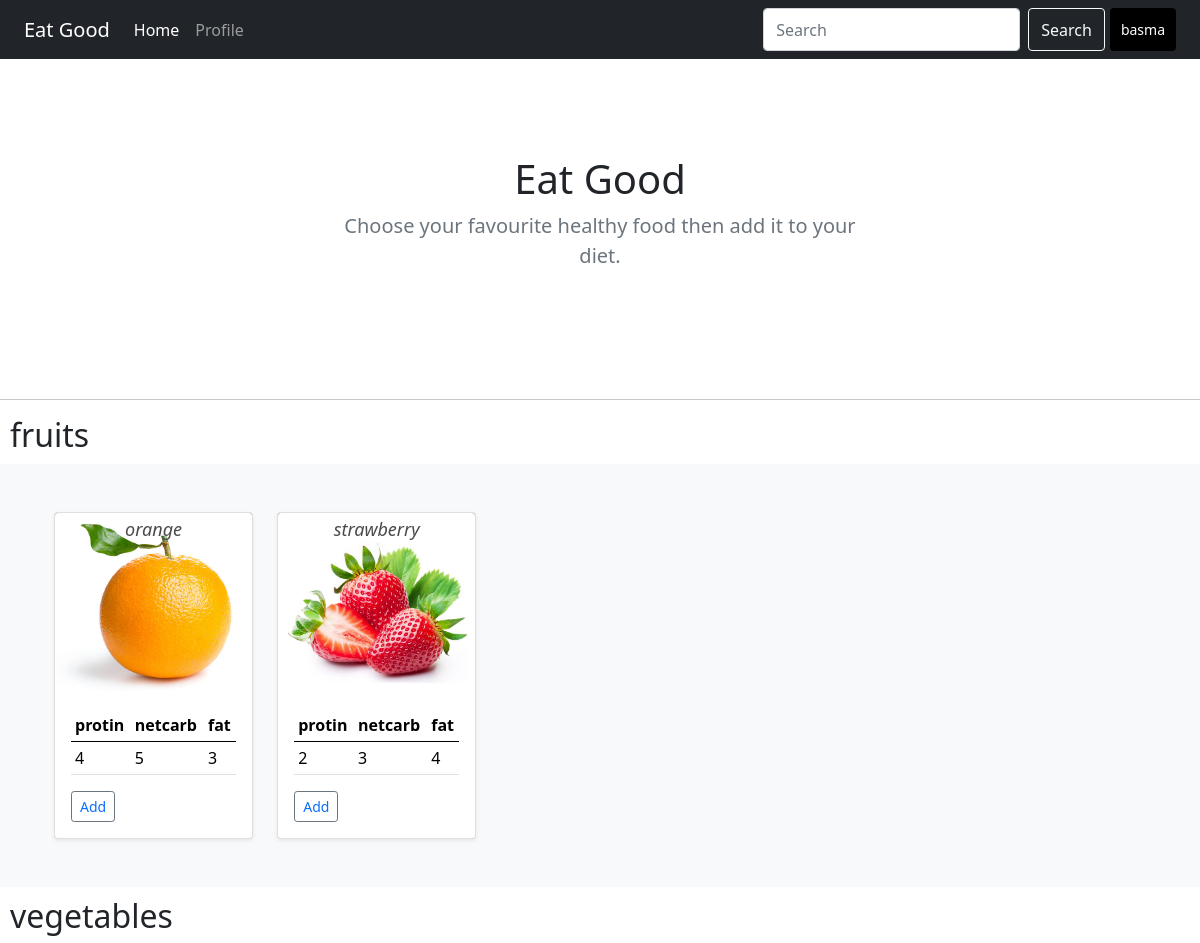
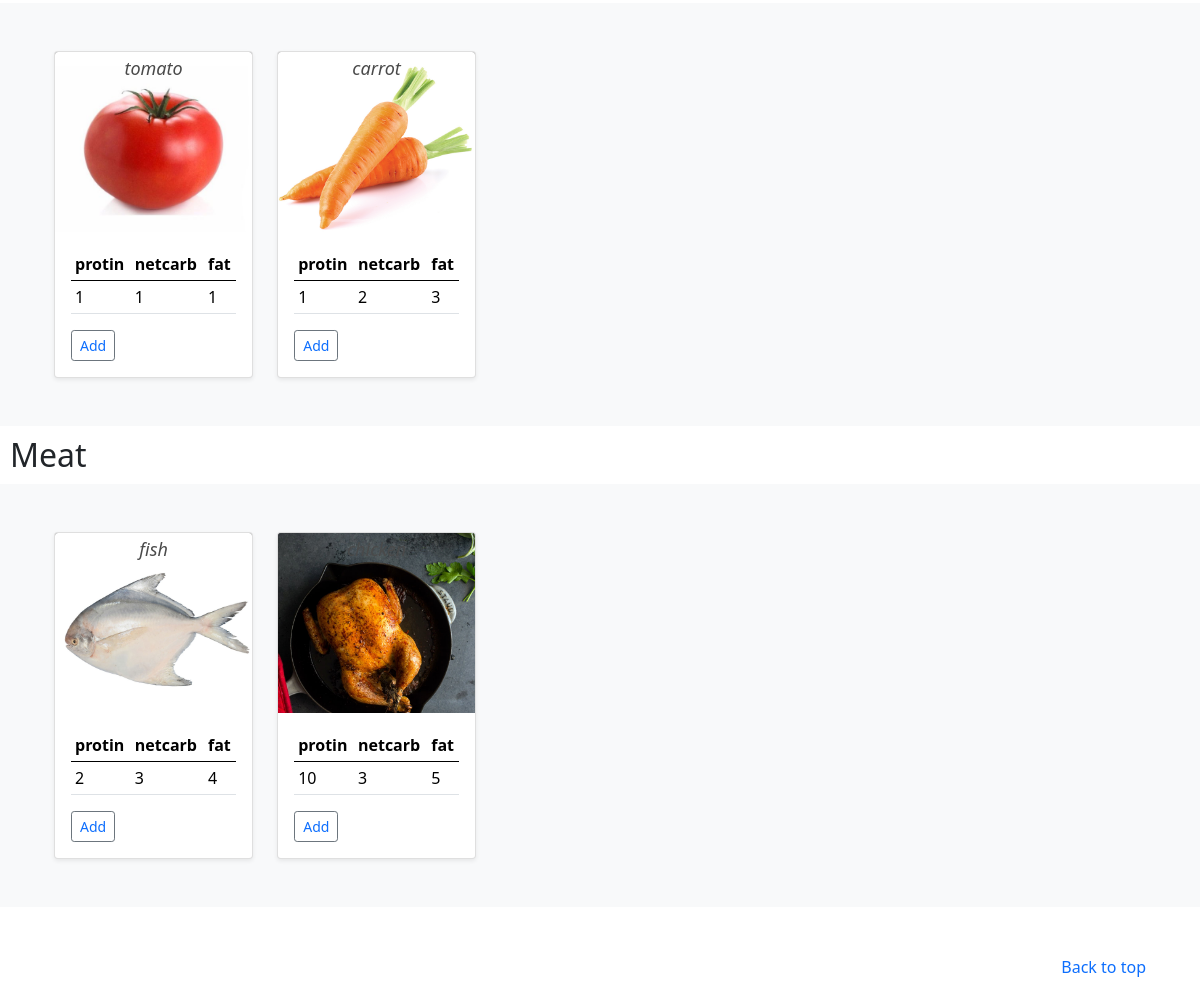
The page /home.php (signed in) on the database its author committed (2 pictures, top to bottom).
### tables this page shows
CREATE TABLE IF NOT EXISTS `food` (
  `id` int(11) NOT NULL AUTO_INCREMENT,
  `name` char(150) NOT NULL,
  `protein` int(11) NOT NULL,
  `netcarb` int(11) NOT NULL,
  `fat` int(11) NOT NULL,
  `image` varchar(150) NOT NULL,
  `cat_id` int(11) NOT NULL,
  PRIMARY KEY (`id`),
  KEY `cat_id` (`cat_id`)
);

### home.php (the view, shortened to what this page needs)
<?php
    include 'connection.php';
    $query = "SELECT * from food where cat_id=1";
    $op =  mysqli_query($con,$query);
    $query2 = "SELECT * from food where cat_id=2";
    $op2 =  mysqli_query($con,$query2);
    $query3 = "SELECT * from food where cat_id=3";
    $op3 =  mysqli_query($con,$query3);
?>
<!doctype html>
<html lang="en">
    <head>
        <?php  include 'header.php'?>
    </head>
    <body>
    <header>
        <?php  include 'navbar.php'?>
    </header>
    <main>
    <section class="py-5 text-center container">
        <div class="row py-lg-5">
        <div class="col-lg-6 col-md-8 mx-auto">
            <h1 class="fw-light">Eat Good</h1>
            <p class="lead text-muted">Choose your favourite healthy food then add it to your diet.</p>
        </div>
        </div>
    </section>
    <hr>
    <h2 style="margin: 10px;">fruits</h2>
    <div class="album py-5 bg-light">
        <div class="container">
            <div class="row  row-cols-1 row-cols-sm-2 row-cols-md-5 ">
                <?php while ($data=mysqli_fetch_assoc($op) ) {
                    $imagePath = './uploads/'.$data['image'];
                    $id =$data['id'];
                    if($data['cat_id'] == 1){ ?>
                        <div class="col">
                        <div class="card shadow-sm">
                            <svg class="bd-placeholder-img card-img-top" width="100%" height="180px" xmlns="http://www.w3.org/2000/svg" role="img"  aria-label="Placeholder: Thumbnail" preserveAspectRatio="xMidYMid slice" focusable="false">
                                <title>Placeholder</title><rect width="100%" height="100%" fill="#55595c"/>
                                <image xlink:href="<?php echo $imagePath ?>"  x="0%" y="0%"  width="100%"   class="img-responsive fit-image" />
                                <text style="color:black; font-style: italic;" x="50%" y="10%" fill="#4a4a4a" dy=".3em" ><?php echo $data['name']; ?></text>
                            </svg>
                            <div class=" card-body">
                                <div class=" card-text ">
                                    <table class="table table-sm align-center">
                                        <thead>
                                            <tr>
                                                <th >protin</th>
                                                <th >netcarb</th>
                                                <th >fat</th>
                                            </tr>
                                        </thead>
                                        <tbody>
                                            <tr>
                                                <td><?php echo $data['protein']; ?></td>
                                                <td><?php echo $data['netcarb']; ?></td>
                                                <td><?php echo $data['fat']; ?></td>
                                            </tr>
                                        </tbody>
                                    </table>
                                </div>
                            <div class="d-flex justify-content-between align-items-center">
                                <div class="align-middle btn-group ">
                                    <button type="button" class="btn btn-sm btn-outline-secondary"><a href="addMyfood.php?id=<?php echo $id;?>">Add</a></button>
                                </div>
                            </div>
                            </div>
                        </div>
                        </div>
                <?php }
                        } ?>
        </div>
        </div>
    </div>
    <h2 style="margin: 10px;">vegetables</h2>
    <div class="album py-5 bg-light">
        <div class="container">
            <div class="row  row-cols-1 row-cols-sm-2 row-cols-md-5 ">
                <?php while ($result=mysqli_fetch_assoc($op2) ) {
                        $imagePath = './uploads/'.$result['image'];
                        $id =$result['id'];
                        if($result['cat_id'] == 2){ ?>
                            <div class="col">
                            <div class="card shadow-sm">
                                <svg class="bd-placeholder-img card-img-top" width="100%" height="180px" xmlns="http://www.w3.org/2000/svg" role="img"  aria-label="Placeholder: Thumbnail" preserveAspectRatio="xMidYMid slice" focusable="false">
                                    <title>Placeholder</title><rect width="100%" height="100%" fill="#55595c"/>
                                    <image xlink:href="<?php echo $imagePath ?>"  x="0%" y="0%"  width="100%"   class="img-responsive fit-image" />
                                    <text style="color:black; font-style: italic;" x="50%" y="10%" fill="#4a4a4a" dy=".3em" ><?php echo $result['name']; ?></text>
                                </svg>
                                <div class=" card-body">
                                    <div class=" card-text ">
                                        <table class="table table-sm align-center">
                                            <thead>
                                                <tr>
                                                    <th >protin</th>
                                                    <th >netcarb</th>
                                                    <th >fat</th>
                                                </tr>
                                            </thead>
                                            <tbody>
                                                <tr>
                                                    <td><?php echo $result['protein']; ?></td>
                                                    <td><?php echo $result['netcarb']; ?></td>
                                                    <td><?php echo $result['fat']; ?></td>
                                                </tr>
                                            </tbody>
                                        </table>
                                    </div>
                                <div class="d-flex justify-content-between align-items-center">
                                    <div class="align-middle btn-group ">
                                        <button type="button" class="btn btn-sm btn-outline-secondary"><a href="addMyfood.php?id=<?php echo $id;?>">Add</a></button>
                                    </div>
                                </div>
                                </div>
                            </div>
                            </div>
                    <?php }
                            } ?>
            </div>
        </div>
    </div>
    <h2 style="margin: 10px;">Meat</h2>
    <div class="album py-5 bg-light">
        <div class="container">
            <div class="row  row-cols-1 row-cols-sm-2 row-cols-md-5 ">
                <?php while ($mresult=mysqli_fetch_assoc($op3) ) {
                        $imagePath = './uploads/'.$mresult['image'];
                        $id =$mresult['id'];
                        if($mresult['cat_id'] == 3){ ?>
                            <div class="col">
                            <div class="card shadow-sm">
                                <svg class="bd-placeholder-img card-img-top" width="100%" height="180px" xmlns="http://www.w3.org/2000/svg" role="img"  aria-label="Placeholder: Thumbnail" preserveAspectRatio="xMidYMid slice" focusable="false">
                                    <title>Placeholder</title><rect width="100%" height="100%" fill="#55595c"/>
                                    <image xlink:href="<?php echo $imagePath ?>"  x="0%" y="0%"  width="100%"   class="img-responsive fit-image" />
                                    <text style="color:black; font-style: italic;" x="50%" y="10%" fill="#4a4a4a" dy=".3em" ><?php echo $mresult['name']; ?></text>
                                </svg>
                                <div class=" card-body">
                                    <div class=" card-text ">
                                        <table class="table table-sm align-center">
                                            <thead>
                                                <tr>
                                                    <th >protin</th>
                                                    <th >netcarb</th>
                                                    <th >fat</th>
                                                </tr>
                                            </thead>
                                            <tbody>
                                                <tr>
                                                    <td><?php echo $mresult['protein']; ?></td>
                                                    <td><?php echo $mresult['netcarb']; ?></td>
                                                    <td><?php echo $mresult['fat']; ?></td>
                                                </tr>
                                            </tbody>
                                        </table>
                                    </div>
                                <div class="d-flex justify-content-between align-items-center">
                                    <div class="align-middle btn-group ">
                                    <button type="button" class="btn btn-sm btn-outline-secondary"><a href="addMyfood.php?id=<?php echo $id;?>">Add</a></button>
                                    </div>
                                </div>
                                </div>
                            </div>
                            </div>
                    <?php }
                            } ?>
            </div>
        </div>
    </div>
    </main>
    <footer class="text-muted py-5">
    <div class="container">
        <p class="float-end mb-1">
        <a href="#">Back to top</a>
        </p>
    </div>
    </footer>
    </body>
</html>

### header.php (style rules this page uses)
.bd-placeholder-img { font-size: 1.125rem; text-anchor: middle; -webkit-user-select: none; -moz-user-select: none; user-select: none; }
a { text-decoration: none; text-decoration-color: none; }

### rows shown on the page
food: name "orange", protein "4", netcarb "5", fat "3"
food: name "strawberry", protein "2", netcarb "3", fat "4"
food: name "tomato", protein "1", netcarb "1", fat "1"
food: name "carrot", protein "1", netcarb "2", fat "3"
food: name "fish", protein "2", netcarb "3", fat "4"
food: name "chicken", protein "10", netcarb "3", fat "5"

### other values the page prints
$_SESSION['name'] "basma"
